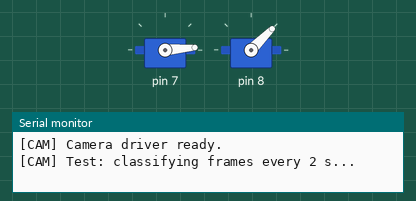
This sketch was run on a simulated Arduino Uno, built with avr-gcc and run on an emulated ATmega328P. On the bench: 2 × servo, the last lines printed to the serial monitor.

Above: at 0.05 s.
At 3.4 s:
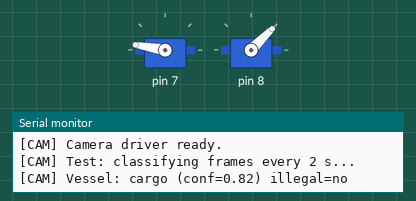
At 5.1 s:
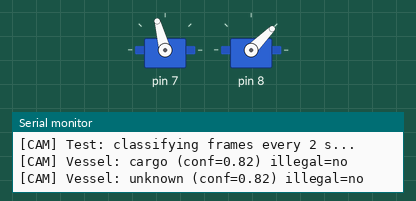
At 6.8 s:
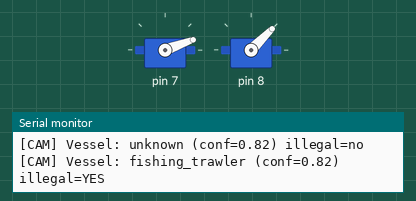
Timing chart, 0 to 9.4 s (numbered marks = the images above):
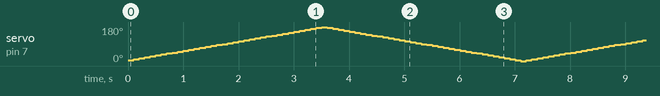

The sketch:

camera_driver.ino
```cpp
/**
 * @file camera_driver.ino
 * @brief Camera interface and AI vessel classification stub — FishDrone
 *
 * Interfaces with the MB1379 (or MB1683) camera module over UART and
 * coordinates with the STM32H7 AI inference engine (STM32Cube.AI) to
 * classify detected vessels.
 *
 * In the prototype, the AI model is a placeholder that returns a fixed
 * classification based on a confidence threshold. Replace the
 * ai_run_inference() stub with the actual STM32Cube.AI generated code.
 *
 * Camera UART protocol (MB1379):
 *   - Send 'C\n'  → camera captures a JPEG and sends back a length-prefixed
 *                   binary frame: [4-byte length][JPEG bytes]
 *   - The JPEG is then passed to the AI inference engine.
 *   - For the prototype, the AI decision is simulated.
 *
 * Servo control (camera turret) uses the built-in Servo library.
 *
 * Config: firmware/include/fishdrone_config.h
 */

#include <Arduino.h>
#include <Servo.h>
#include "../include/fishdrone_config.h"
#include "../include/fishdrone_types.h"

// ─── Servo objects ────────────────────────────────────────────────────────────
static Servo _servo_pan;
static Servo _servo_tilt;

// ─── Internal state ───────────────────────────────────────────────────────────
static VesselInfo _vessel;
static bool       _capture_pending = false;
static uint32_t   _last_capture_ms = 0;
#define CAPTURE_INTERVAL_MS  2000UL   // capture a frame every 2 s when active

// ─── AI inference stub ────────────────────────────────────────────────────────
/**
 * @brief Run vessel classification on a captured image.
 *
 * In production, replace this with the output of STM32Cube.AI code generation:
 *   1. Train or convert a YOLO/MobileNet model in STM32Cube.AI.
 *   2. Generate C code (aiRun() entry point).
 *   3. Call aiRun(image_buf, output_buf) and parse output_buf here.
 *
 * @param[out] result  Populated VesselInfo struct.
 */
static void ai_run_inference(VesselInfo* result) {
    // ── Prototype stub ──
    // Simulate AI output: alternate between "fishing_trawler" and "cargo"
    static uint8_t call_count = 0;
    call_count++;

    result->classified = true;
    result->confidence = 0.82f;

    if (call_count % 3 == 0) {
        strncpy(result->vessel_type, "fishing_trawler", sizeof(result->vessel_type));
        result->suspected_illegal = true;  // assume unauthorised zone for demo
    } else if (call_count % 3 == 1) {
        strncpy(result->vessel_type, "cargo", sizeof(result->vessel_type));
        result->suspected_illegal = false;
    } else {
        strncpy(result->vessel_type, "unknown", sizeof(result->vessel_type));
        result->suspected_illegal = false;
    }
    // ── End stub ──
}

// ─── Public API ───────────────────────────────────────────────────────────────

/** Initialise servos and camera UART. Call once in setup(). */
void camera_init() {
    _servo_pan.attach(SERVO_PAN_PIN);
    _servo_tilt.attach(SERVO_TILT_PIN);
    _servo_pan.write(SERVO_PAN_HOME);
    _servo_tilt.write(SERVO_TILT_HOME);

    memset(&_vessel, 0, sizeof(_vessel));
    Serial.println("[CAM] Camera driver ready.");
}

/**
 * @brief Point the camera turret at a target bearing (0–360°).
 * Tilt angle is fixed at SERVO_TILT_HOME for horizon-level aiming.
 *
 * @param bearing_deg  Absolute bearing of the target (degrees from North).
 * @param own_course   Current drone course (degrees from North).
 */
void camera_aim(float bearing_deg, float own_course) {
    // Compute relative angle: how far left/right of the drone's bow
    float relative = bearing_deg - own_course;
    if (relative >  180.0f) relative -= 360.0f;
    if (relative < -180.0f) relative += 360.0f;

    // Map to servo range: 0° = full left, 90° = centre, 180° = full right
    int pan_angle = (int)constrain(relative + 90.0f, 0.0f, 180.0f);
    _servo_pan.write(pan_angle);
    _servo_tilt.write(SERVO_TILT_HOME);
}

/** Return the camera to the forward-facing home position. */
void camera_home() {
    _servo_pan.write(SERVO_PAN_HOME);
    _servo_tilt.write(SERVO_TILT_HOME);
}

/**
 * @brief Non-blocking capture + classify — call every loop iteration when active.
 *
 * Triggers a new capture every CAPTURE_INTERVAL_MS ms, runs AI inference,
 * and stores the result internally.
 */
void camera_update() {
    if ((millis() - _last_capture_ms) < CAPTURE_INTERVAL_MS) return;
    _last_capture_ms = millis();

    // In production: send capture command to camera module and wait for JPEG.
    // Here we skip actual UART transfer and go straight to inference stub.
    ai_run_inference(&_vessel);

    if (_vessel.classified) {
        Serial.print("[CAM] Vessel: ");
        Serial.print(_vessel.vessel_type);
        Serial.print(" (conf=");
        Serial.print(_vessel.confidence, 2);
        Serial.print(") illegal=");
        Serial.println(_vessel.suspected_illegal ? "YES" : "no");
    }
}

/** Return the latest vessel classification (read-only). */
const VesselInfo* camera_get_vessel() {
    return &_vessel;
}

/** Clear the last classification result. */
void camera_clear_vessel() {
    memset(&_vessel, 0, sizeof(_vessel));
}

// ─── Standalone test sketch ───────────────────────────────────────────────────

void setup() {
    Serial.begin(DEBUG_BAUD);
    while (!Serial) {}
    camera_init();
    Serial.println("[CAM] Test: classifying frames every 2 s...");
}

void loop() {
    camera_update();

    // Sweep pan servo back and forth for visual test
    static int  pan = 0;
    static int  dir = 1;
    pan += dir * 5;
    if (pan >= 180 || pan <= 0) dir = -dir;
    _servo_pan.write(pan);

    delay(100);
}
```
